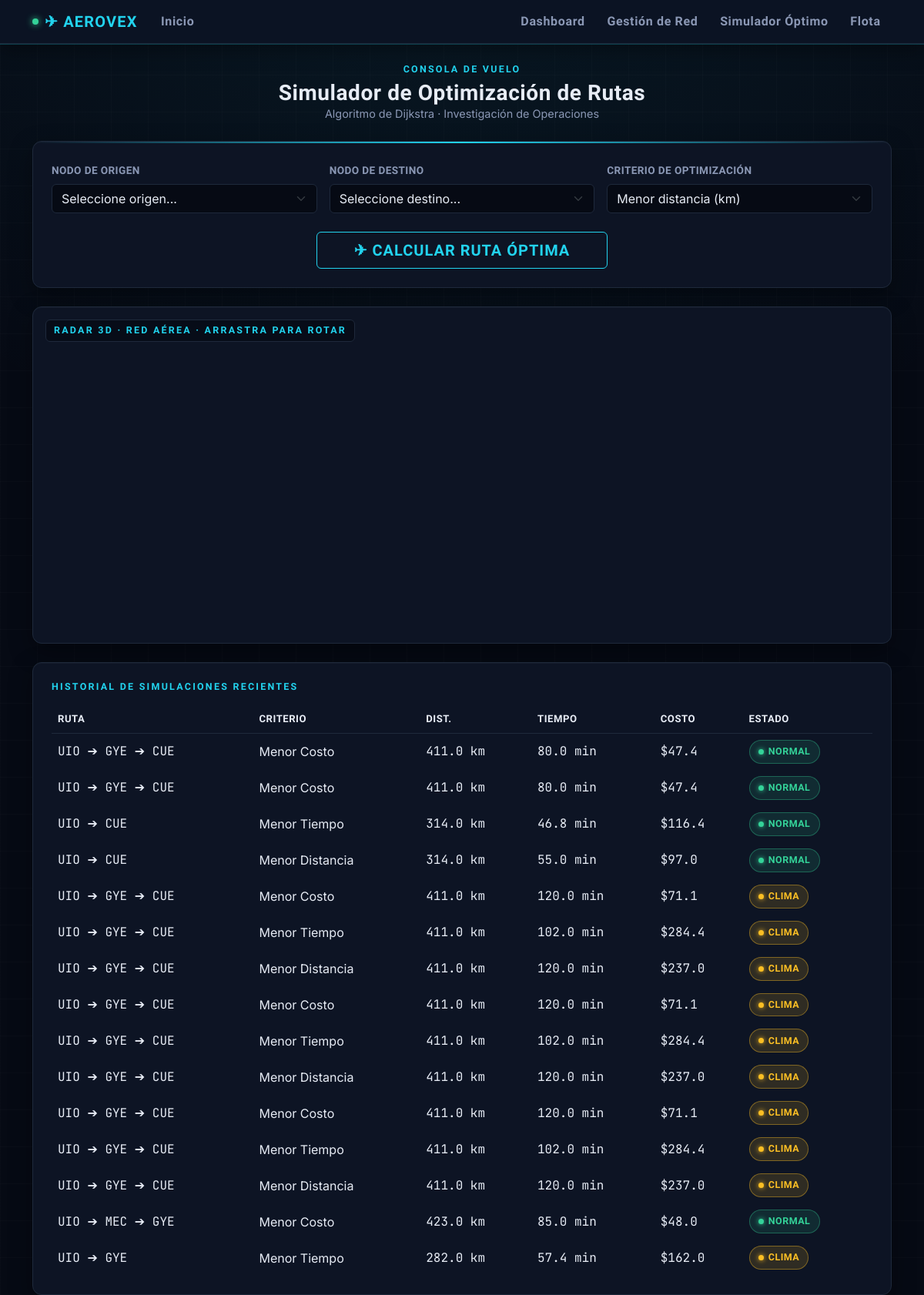
The page /rutas on the database as committed earlier.
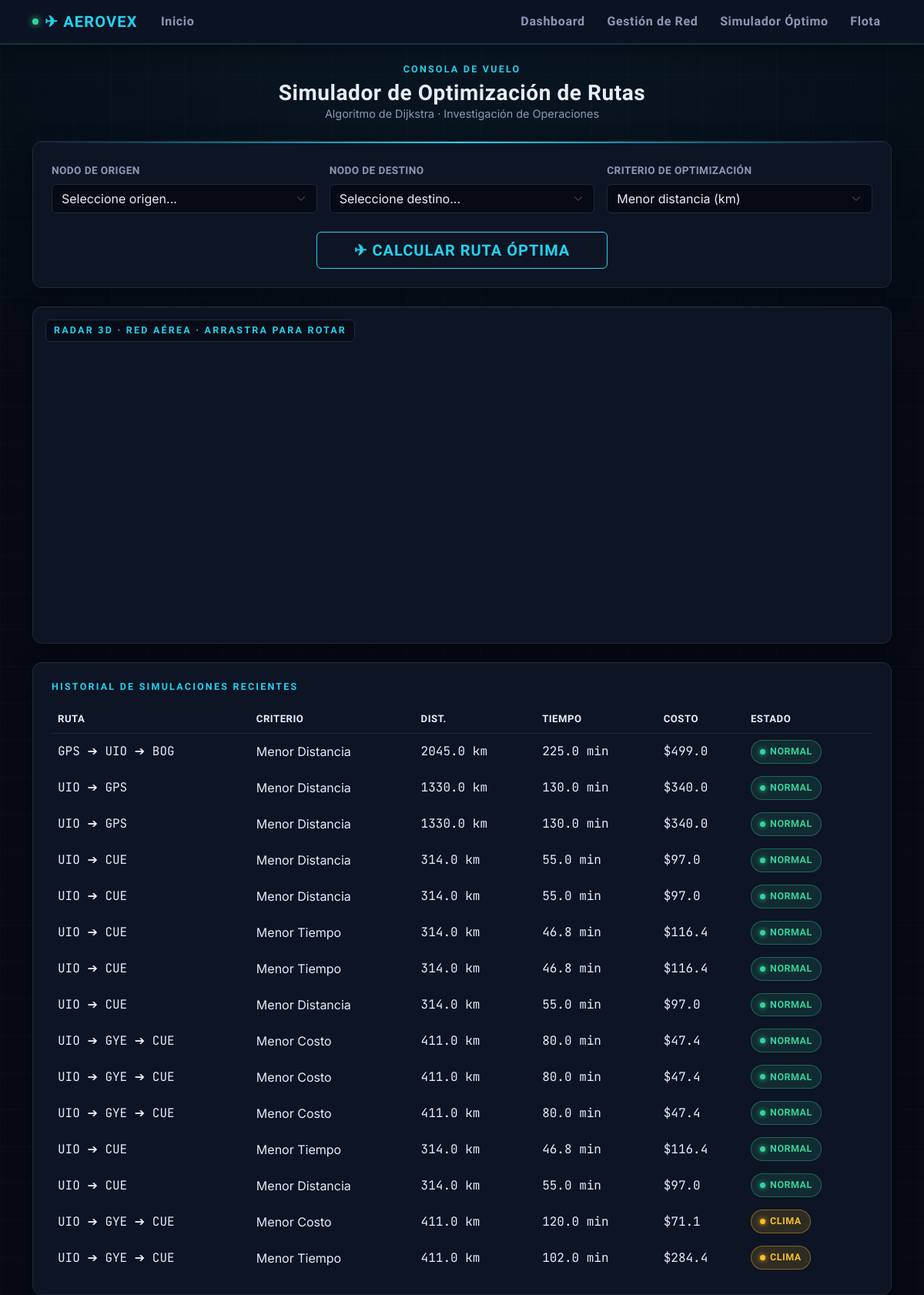
The same page on the database as committed later.
### models.py (models this page shows)
class Simulacion(db.Model):
    id = db.Column(db.Integer, primary_key=True)
    origen = db.Column(db.String(150))
    destino = db.Column(db.String(150))
    criterio = db.Column(db.String(50))
    distancia_total = db.Column(db.Float)
    tiempo_total = db.Column(db.Float)
    costo_total = db.Column(db.Float)
    consumo_total = db.Column(db.Float)
    nodos_ruta = db.Column(db.Text)
    estado_red = db.Column(db.String(100))

### app.py (the view, shortened to what this page needs)
@app.route("/rutas", methods=["GET", "POST"])
def rutas():
    aeropuertos = Aeropuerto.query.all()
    simulaciones = Simulacion.query.order_by(Simulacion.id.desc()).limit(15).all()
    origen_sel = None
    destino_sel = None
    criterio_sel = "Menor Distancia"
    return render_template("rutas.html", aeropuertos=aeropuertos, simulaciones=simulaciones, mapa_ruta="[]",
                           origen_sel=origen_sel, destino_sel=destino_sel, criterio_sel=criterio_sel)

### templates/rutas.html (shortened to what this page needs)
{% extends 'base.html' %}
{% block extra_head %}
<link href="https://unpkg.com/maplibre-gl@5.24.0/dist/maplibre-gl.css" rel="stylesheet" />
{% endblock %}
{% block content %}
<div class="mb-4 text-center">
    <div class="eyebrow mb-1">CONSOLA DE VUELO</div>
    <h3 class="display-heading mb-0">Simulador de Optimización de Rutas</h3>
    <div class="text-secondary" style="font-size:0.9rem;">Algoritmo de Dijkstra · Investigación de Operaciones</div>
</div>
<div class="card p-4 mb-4 panel-glow">
    <form method="POST" class="row g-3 align-items-end">
        <div class="col-md-4">
            <label class="form-label">Nodo de origen</label>
            <select name="origen" class="form-select" required>
                <option value="">Seleccione origen...</option>
            </select>
        </div>
        <div class="col-md-4">
            <label class="form-label">Nodo de destino</label>
            <select name="destino" class="form-select" required>
                <option value="">Seleccione destino...</option>
            </select>
        </div>
        <div class="col-md-4">
            <label class="form-label">Criterio de optimización</label>
            <select name="criterio" class="form-select" required>
                <option value="Menor Distancia" {% if criterio_sel == 'Menor Distancia' %}selected{% endif %}>Menor distancia (km)</option>
            </select>
        </div>
        <div class="col-12 text-center mt-4">
            <button type="submit" class="btn btn-neon px-5 py-2 fs-5">✈ Calcular ruta óptima</button>
        </div>
    </form>
</div>
<div class="card p-2 mb-4 position-relative" style="overflow:hidden;">
    <div class="position-absolute top-0 start-0 m-3 eyebrow" style="z-index:500; background:rgba(6,10,20,0.75); padding:4px 10px; border-radius:6px; border:1px solid var(--border);">
        RADAR 3D · RED AÉREA · arrastra para rotar
    </div>
    <div id="mapa" style="height: 420px; border-radius: 8px; z-index: 1;"></div>
</div>
{% if simulaciones %}
<div class="card p-4">
    <h6 class="eyebrow mb-3">Historial de simulaciones recientes</h6>
    <div class="table-responsive">
        <table class="table table-borderless align-middle mb-0">
            <thead><tr><th>Ruta</th><th>Criterio</th><th>Dist.</th><th>Tiempo</th><th>Costo</th><th>Estado</th></tr></thead>
            <tbody>
                {% for s in simulaciones %}
                <tr>
                    <td class="data-readout">{{ s.nodos_ruta }}</td>
                    <td class="text-secondary">{{ s.criterio }}</td>
                    <td class="data-readout">{{ s.distancia_total }} km</td>
                    <td class="data-readout">{{ s.tiempo_total }} min</td>
                    <td class="data-readout">${{ s.costo_total }}</td>
                    <td>
                        {% if 'Clima Adverso' in s.estado_red %}
                        <span class="badge-estado badge-clima">Clima</span>
                        {% elif 'Alerta' in s.estado_red %}
                        <span class="badge-estado badge-cerrado">Alerta</span>
                        {% else %}
                        <span class="badge-estado badge-activa">Normal</span>
                        {% endif %}
                    </td>
                </tr>
                {% endfor %}
            </tbody>
        </table>
    </div>
</div>
{% endif %}
{% endblock %}

Rows that differ between the two databases and show on the page:
no longer on this page (row unchanged): Simulacion: nodos_ruta "UIO ➔ GYE ➔ CUE", criterio "Menor Distancia", distancia_total "411.0", tiempo_total "120.0", costo_total "237.0", shows "CLIMA"
no longer on this page (row unchanged): Simulacion: nodos_ruta "UIO ➔ GYE ➔ CUE", criterio "Menor Costo", distancia_total "411.0", tiempo_total "120.0", costo_total "71.1", shows "CLIMA"
no longer on this page (row unchanged): Simulacion: nodos_ruta "UIO ➔ GYE ➔ CUE", criterio "Menor Tiempo", distancia_total "411.0", tiempo_total "102.0", costo_total "284.4", shows "CLIMA"
no longer on this page (row unchanged): Simulacion: nodos_ruta "UIO ➔ GYE ➔ CUE", criterio "Menor Distancia", distancia_total "411.0", tiempo_total "120.0", costo_total "237.0", shows "CLIMA"
no longer on this page (row unchanged): Simulacion: nodos_ruta "UIO ➔ GYE ➔ CUE", criterio "Menor Costo", distancia_total "411.0", tiempo_total "120.0", costo_total "71.1", shows "CLIMA"
no longer on this page (row unchanged): Simulacion: nodos_ruta "UIO ➔ GYE ➔ CUE", criterio "Menor Tiempo", distancia_total "411.0", tiempo_total "102.0", costo_total "284.4", shows "CLIMA"
no longer on this page (row unchanged): Simulacion: nodos_ruta "UIO ➔ GYE ➔ CUE", criterio "Menor Distancia", distancia_total "411.0", tiempo_total "120.0", costo_total "237.0", shows "CLIMA"
no longer on this page (row unchanged): Simulacion: nodos_ruta "UIO ➔ MEC ➔ GYE", criterio "Menor Costo", distancia_total "423.0", tiempo_total "85.0", costo_total "48.0", shows "NORMAL"
no longer on this page (row unchanged): Simulacion: nodos_ruta "UIO ➔ GYE", criterio "Menor Tiempo", distancia_total "282.0", tiempo_total "57.4", costo_total "162.0", shows "CLIMA"
added Simulacion: nodos_ruta "GPS ➔ UIO ➔ BOG", criterio "Menor Distancia", distancia_total "2045.0", tiempo_total "225.0", costo_total "499.0", shows "NORMAL"
added Simulacion: nodos_ruta "UIO ➔ GPS", criterio "Menor Distancia", distancia_total "1330.0", tiempo_total "130.0", costo_total "340.0", shows "NORMAL"
added Simulacion: nodos_ruta "UIO ➔ GPS", criterio "Menor Distancia", distancia_total "1330.0", tiempo_total "130.0", costo_total "340.0", shows "NORMAL"
added Simulacion: nodos_ruta "UIO ➔ CUE", criterio "Menor Distancia", distancia_total "314.0", tiempo_total "55.0", costo_total "97.0", shows "NORMAL"
added Simulacion: nodos_ruta "UIO ➔ CUE", criterio "Menor Distancia", distancia_total "314.0", tiempo_total "55.0", costo_total "97.0", shows "NORMAL"
added Simulacion: nodos_ruta "UIO ➔ CUE", criterio "Menor Tiempo", distancia_total "314.0", tiempo_total "46.8", costo_total "116.4", shows "NORMAL"
added Simulacion: nodos_ruta "UIO ➔ CUE", criterio "Menor Tiempo", distancia_total "314.0", tiempo_total "46.8", costo_total "116.4", shows "NORMAL"
added Simulacion: nodos_ruta "UIO ➔ CUE", criterio "Menor Distancia", distancia_total "314.0", tiempo_total "55.0", costo_total "97.0", shows "NORMAL"
added Simulacion: nodos_ruta "UIO ➔ GYE ➔ CUE", criterio "Menor Costo", distancia_total "411.0", tiempo_total "80.0", costo_total "47.4", shows "NORMAL"
